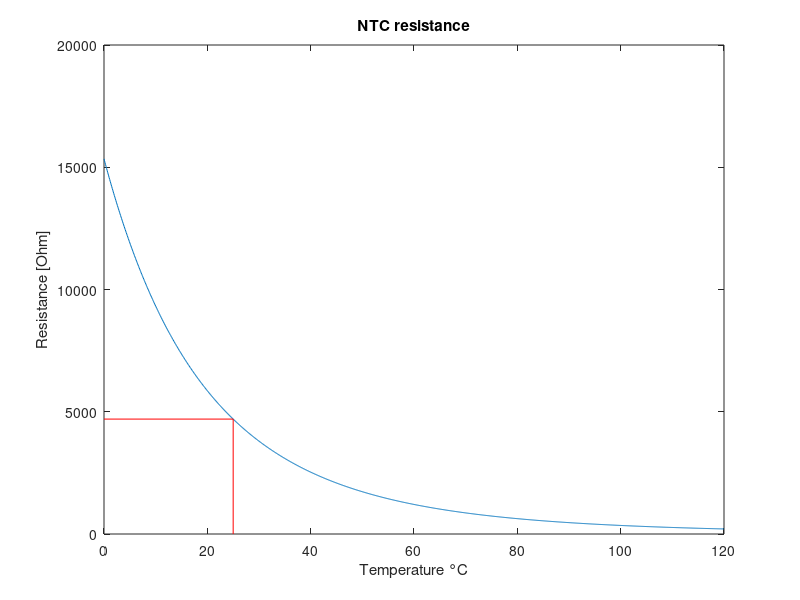

Write the MATLAB code that produced this figure.
R25 = 4700;
K=3850;
TC=0:0.1:120;
T=TC+273;
T25=25+273;
RT=R25*e.^(K*(1./T-1./T25));

figure;
plot(TC,RT);
hold on;
line([0 25], [4700 4700], "color", "r");
line([25 25], [0 4700], "color", "r");
xlabel("Temperature °C");
ylabel("Resistance [Ohm]");
title("NTC resistance");
hold off;
